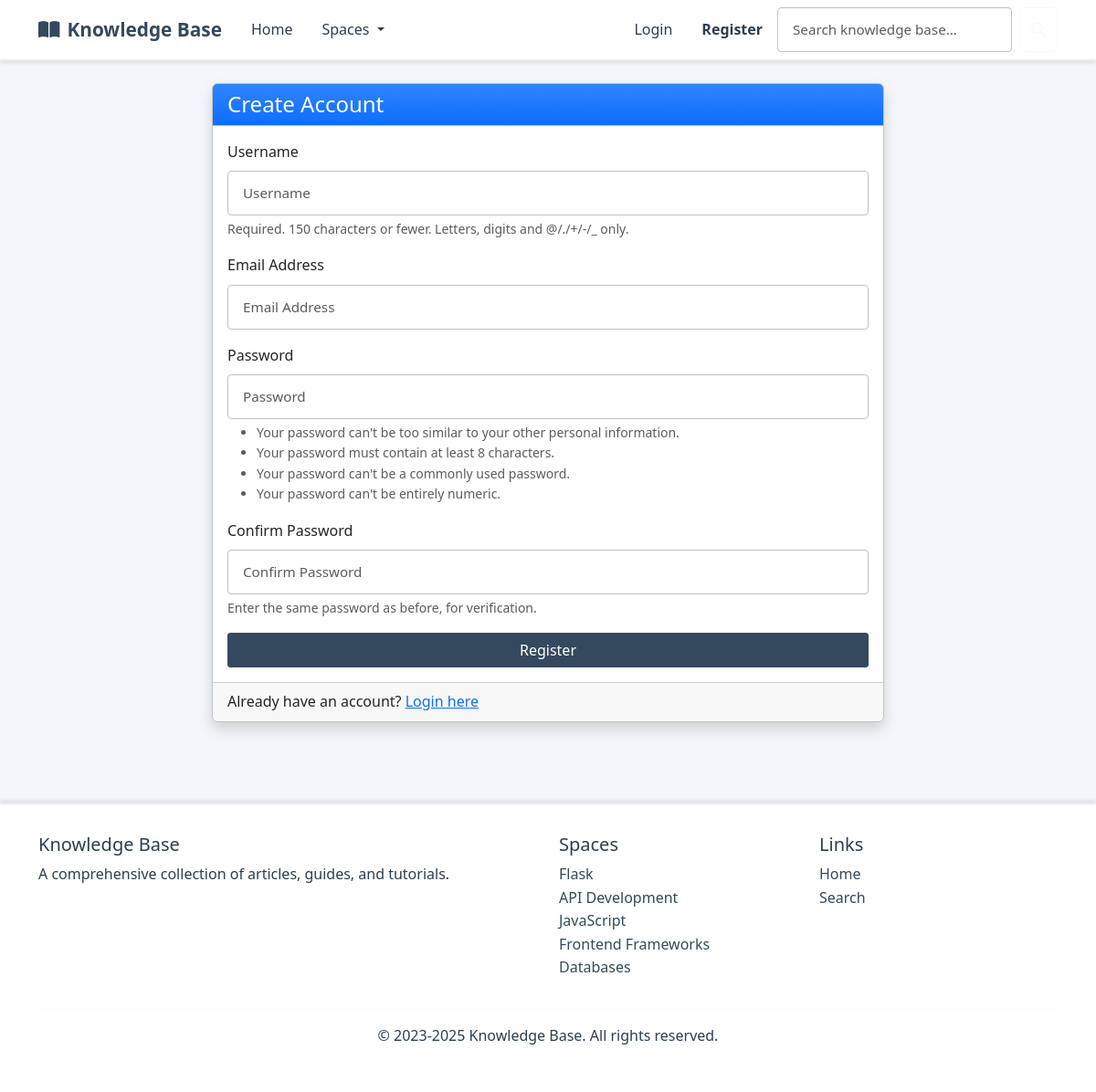
Screenshot of /register/ with the database file from the repository.
### kb/models.py (models this page shows, shortened)
class Space(models.Model):
    ICON_CHOICES = [
        ('fas fa-folder', 'Folder'),
        ('fas fa-book', 'Book'),
        ('fas fa-lightbulb', 'Lightbulb'),
        ('fas fa-cog', 'Settings'),
        ('fas fa-rocket', 'Rocket'),
        ('fas fa-star', 'Star'),
        ('fas fa-heart', 'Heart'),
        ('fas fa-trophy', 'Trophy'),
        ('fas fa-graduation-cap', 'Education'),
        ('fas fa-code', 'Code'),
        ('fas fa-database', 'Database'),
        ('fas fa-shield-alt', 'Security'),
        ('fas fa-users', 'Team'),
        ('fas fa-chart-line', 'Analytics'),
        ('fas fa-puzzle-piece', 'Puzzle'),
        ('fas fa-tools', 'Tools'),
        ('fas fa-globe', 'Global'),
        ('fas fa-mobile-alt', 'Mobile'),
        ('fas fa-cloud', 'Cloud'),
        ('fas fa-fire', 'Fire'),
    ]
    name = models.CharField(max_length=100)
    description = models.TextField()
    label = models.ForeignKey(Label, on_delete=models.SET_NULL, null=True, blank=True, related_name='spaces')
    icon = models.CharField(max_length=50, choices=ICON_CHOICES, default='fas fa-folder')
    class Meta:
        verbose_name_plural = "Spaces"

### kb/views.py (the view)
# urls.py: path('register/', views.register_view, name='register'),
def register_view(request):
    if request.method == 'POST':
        form = RegistrationForm(request.POST)
        if form.is_valid():
            user = form.save()
            username = form.cleaned_data.get('username')
            messages.success(request, f"Account created for {username}. You can now log in.")
            return redirect('login')
    else:
        form = RegistrationForm()
    return render(request, 'register.html', {'form': form, 'title': 'Register'})

### kb/forms.py
class RegistrationForm(UserCreationForm):
    email = forms.EmailField(
        max_length=254,
        required=True,
        widget=forms.EmailInput(attrs={'class': 'form-control', 'placeholder': 'Email Address'})
    )
    class Meta:
        model = User
        fields = ('username', 'email', 'password1', 'password2')
    def __init__(self, *args, **kwargs):
        super().__init__(*args, **kwargs)
        self.fields['username'].widget.attrs.update({'class': 'form-control', 'placeholder': 'Username'})
        self.fields['password1'].widget.attrs.update({'class': 'form-control', 'placeholder': 'Password'})
        self.fields['password2'].widget.attrs.update({'class': 'form-control', 'placeholder': 'Confirm Password'})

### kb/context_processors.py (called while the page is built)
def categories_processor(request):
    return {
        'spaces': Space.objects.all()
    }

### templates/register.html (shortened to what this page needs)
{% extends "layout.html" %}
{% load static %}
{% block content %}
<div class="row justify-content-center">
    <div class="col-md-8">
        <div class="card shadow">
            <div class="card-header bg-primary bg-gradient text-white">
                <h4 class="card-title mb-0">Create Account</h4>
            </div>
            <div class="card-body">
                <form method="post" action="{% url 'register' %}">
                    <div class="mb-3">
                        <label for="id_username" class="form-label">Username</label>
                        {{ form.username }}
                        <div class="form-text">Required. 150 characters or fewer. Letters, digits and @/./+/-/_ only.</div>
                    </div>
                    <div class="mb-3">
                        <label for="id_email" class="form-label">Email Address</label>
                        {{ form.email }}
                    </div>
                    <div class="mb-3">
                        <label for="id_password1" class="form-label">Password</label>
                        {{ form.password1 }}
                        <div class="form-text">
                            <ul>
                                <li>Your password can't be too similar to your other personal information.</li>
                                <li>Your password must contain at least 8 characters.</li>
                                <li>Your password can't be a commonly used password.</li>
                                <li>Your password can't be entirely numeric.</li>
                            </ul>
                        </div>
                    </div>
                    <div class="mb-3">
                        <label for="id_password2" class="form-label">Confirm Password</label>
                        {{ form.password2 }}
                        <div class="form-text">Enter the same password as before, for verification.</div>
                    </div>
                    <div class="d-grid gap-2">
                        <button type="submit" class="btn btn-primary">Register</button>
                    </div>
                </form>
            </div>
            <div class="card-footer">
                <p class="mb-0">Already have an account? <a href="{% url 'login' %}">Login here</a></p>
            </div>
        </div>
    </div>
</div>
{% endblock %}

### templates/layout.html (shortened to what this page needs)
{% load static %}
<!DOCTYPE html>
<html lang="en">
<head>
    <link href="https://cdn.jsdelivr.net/npm/bootstrap@5.3.0/dist/css/bootstrap.min.css" rel="stylesheet">
    <link rel="stylesheet" href="https://cdnjs.cloudflare.com/ajax/libs/font-awesome/6.4.0/css/all.min.css">
    <link rel="stylesheet" href="https://cdnjs.cloudflare.com/ajax/libs/highlight.js/11.7.0/styles/github-dark.min.css">
    <link rel="stylesheet" href="{% static 'css/custom.css' %}">
</head>
<body>
    <nav class="navbar navbar-expand-lg" style="background-color: #ffffff; border-bottom: 2px solid #e9ecef; box-shadow: 0 2px 4px rgba(0,0,0,0.1);">
        <div class="container">
            <a class="navbar-brand" href="{% url 'index' %}">
                <i class="fas fa-book-open me-2"></i>Knowledge Base
            </a>
            <div class="collapse navbar-collapse" id="navbarMain">
                <ul class="navbar-nav me-auto">
                    <li class="nav-item">
                        <a class="nav-link {% if request.path == '/' %}active{% endif %}" href="{% url 'index' %}">Home</a>
                    </li>
                    <li class="nav-item dropdown">
                        <a class="nav-link dropdown-toggle" href="#" id="spacesDropdown" role="button" data-bs-toggle="dropdown" aria-expanded="false">
                            Spaces
                        </a>
                    </li>
                </ul>
                <ul class="navbar-nav ms-auto">
                    {% if user.is_authenticated %}
                    <li class="nav-item dropdown">
                        <a class="nav-link dropdown-toggle" href="#" id="userDropdown" role="button" data-bs-toggle="dropdown" aria-expanded="false">
                            <i class="fas fa-user me-1"></i>{{ user.username }}
                        </a>
                        <ul class="dropdown-menu dropdown-menu-end" aria-labelledby="userDropdown">
                            <li><a class="dropdown-item" href="{% url 'logout' %}">Logout</a></li>
                        </ul>
                    </li>
                    {% else %}
                    <li class="nav-item">
                        <a class="nav-link {% if request.path == '/login/' %}active{% endif %}" href="{% url 'login' %}">Login</a>
                    </li>
                    <li class="nav-item">
                        <a class="nav-link {% if request.path == '/register/' %}active{% endif %}" href="{% url 'register' %}">Register</a>
                    </li>
                    {% endif %}
                </ul>
                <div class="d-flex position-relative">
                    <form id="searchForm" class="d-flex" action="{% url 'search' %}" method="get">
                        <input id="searchInput" class="form-control me-2" type="search" placeholder="Search knowledge base..." aria-label="Search" name="q">
                        <button class="btn btn-outline-light" type="submit">
                            <i class="fas fa-search"></i>
                        </button>
                    </form>
                </div>
            </div>
        </div>
    </nav>
    <main class="container py-4">
        {% block content %}{% endblock %}
    </main>
    <footer class="footer">
        <div class="container">
            <div class="row">
                <div class="col-md-6">
                    <h5>Knowledge Base</h5>
                    <p>A comprehensive collection of articles, guides, and tutorials.</p>
                </div>
                <div class="col-md-3">
                    <h5>Spaces</h5>
                    <ul class="list-unstyled">
                        {% for space in spaces %}
                        <li><a href="{% url 'space_detail' space_id=space.id %}" class="text-decoration-none" style="color: var(--primary-corporate);">{{ space.name }}</a></li>
                        {% endfor %}
                    </ul>
                </div>
                <div class="col-md-3">
                    <h5>Links</h5>
                    <ul class="list-unstyled">
                        <li><a href="{% url 'index' %}" class="text-decoration-none" style="color: var(--primary-corporate);">Home</a></li>
                        <li><a href="{% url 'search' %}" class="text-decoration-none" style="color: var(--primary-corporate);">Search</a></li>
                    </ul>
                </div>
            </div>
            <hr style="border-color: #e9ecef;">
            <div class="text-center">
                <p>&copy; 2023-2025 Knowledge Base. All rights reserved.</p>
            </div>
        </div>
    </footer>
</body>
</html>

### static/css/custom.css (style rules this page uses)
:root { --primary-corporate: #34495e; --secondary-corporate: #2c3e50; --accent-corporate: #3498db; --success-corporate: #27ae60; --warning-corporate: #f39c12; --danger-corporate: #e74c3c; --light-corporate: #ecf0f1; --dark-corporate: #2c3e50; --background-corporate: #f4f6f9; --text-corporate: #2c3e50; --border-corporate: #bdc3c7; --shadow-corporate: rgba(52, 73, 94, 0.1); }
body { background-color: var(--background-corporate); color: var(--text-corporate); font-family: 'Segoe UI', Tahoma, Geneva, Verdana, sans-serif; line-height: 1.6; }
.navbar-brand { color: var(--primary-corporate) !important; font-weight: 600; font-size: 1.3rem; }
.navbar-nav .nav-link { color: var(--text-corporate) !important; font-weight: 500; padding: 0.5rem 1rem !important; transition: all 0.3s ease; border-radius: 4px; }
.btn-primary { background-color: var(--primary-corporate); border-color: var(--primary-corporate); font-weight: 500; border-radius: 3px; }
.card { background-color: #ffffff; border: 1px solid var(--border-corporate); border-radius: 6px; box-shadow: 0 2px 8px var(--shadow-corporate); transition: all 0.3s ease; }
.card-header { background-color: var(--light-corporate); border-bottom: 1px solid var(--border-corporate); font-weight: 600; color: var(--primary-corporate); }
.form-control { border: 1px solid var(--border-corporate); border-radius: 4px; padding: 0.75rem 1rem; font-size: 0.95rem; }
.footer { margin-top: 4rem; padding: 2rem 0; border-top: 1px solid var(--bs-border-color); }
.nav-link.active { font-weight: 600; }
.footer { margin-top: 4rem; padding: 2rem 0; background-color: #ffffff; color: var(--text-corporate); border-top: 2px solid #e9ecef; box-shadow: 0 -2px 4px rgba(0,0,0,0.1); }

### rows the page displays
Space: name "Flask"
Space: name "API Development"
Space: name "JavaScript"
Space: name "Frontend Frameworks"
Space: name "Databases"
